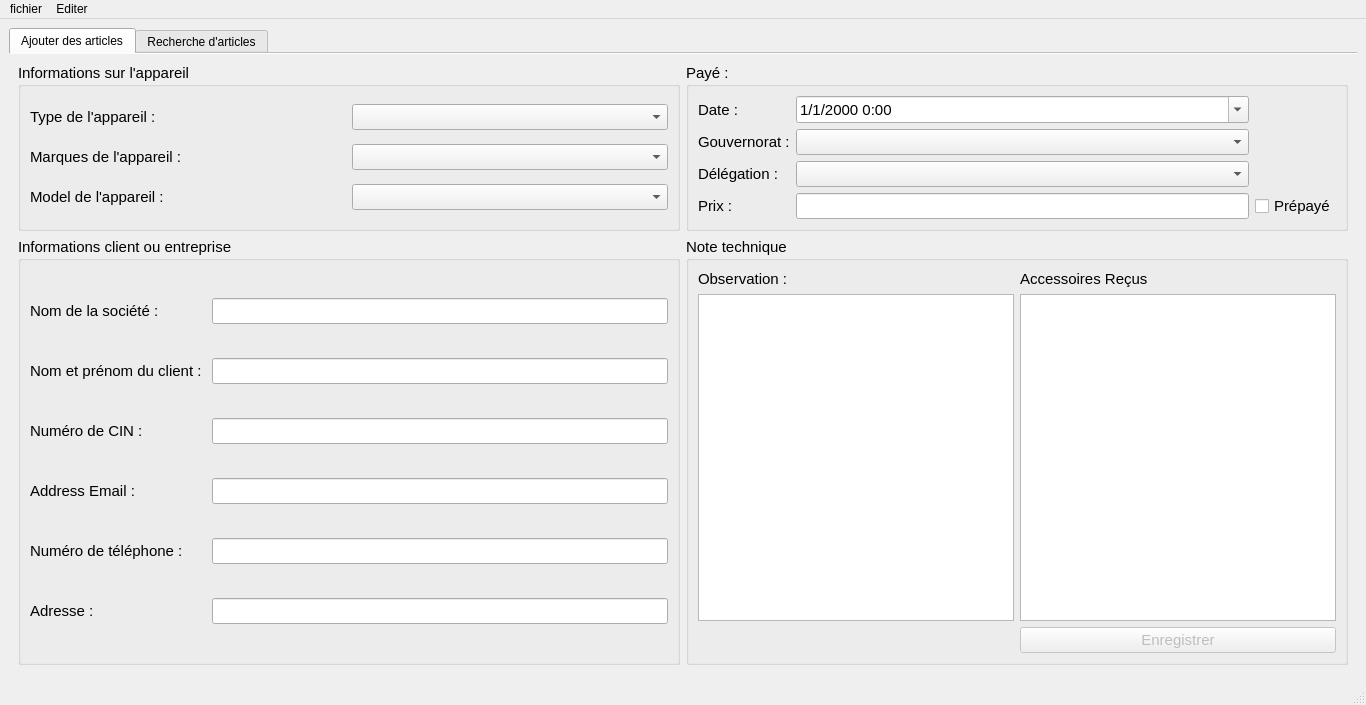
<?xml version="1.0" encoding="UTF-8"?>
<ui version="4.0">
 <class>MainWindow</class>
 <widget class="QMainWindow" name="MainWindow">
  <property name="geometry">
   <rect>
    <x>0</x>
    <y>0</y>
    <width>1366</width>
    <height>705</height>
   </rect>
  </property>
  <property name="windowTitle">
   <string>Boîte de réparation</string>
  </property>
  <property name="windowIcon">
   <iconset resource="../qrc_sources/source.qrc">
    <normaloff>:/mainIcon/icons/movil_05.jpg</normaloff>:/mainIcon/icons/movil_05.jpg</iconset>
  </property>
  <widget class="QWidget" name="centralwidget">
   <layout class="QGridLayout" name="gridLayout_11">
    <item row="0" column="0">
     <widget class="QTabWidget" name="tabWidget">
      <property name="focusPolicy">
       <enum>Qt::TabFocus</enum>
      </property>
      <property name="contextMenuPolicy">
       <enum>Qt::DefaultContextMenu</enum>
      </property>
      <property name="whatsThis">
       <string/>
      </property>
      <property name="accessibleDescription">
       <string/>
      </property>
      <property name="tabShape">
       <enum>QTabWidget::Rounded</enum>
      </property>
      <property name="currentIndex">
       <number>0</number>
      </property>
      <property name="elideMode">
       <enum>Qt::ElideNone</enum>
      </property>
      <property name="documentMode">
       <bool>true</bool>
      </property>
      <property name="tabsClosable">
       <bool>false</bool>
      </property>
      <widget class="QWidget" name="additem">
       <attribute name="icon">
        <iconset resource="../qrc_sources/source.qrc">
         <normaloff>:/additem/icons/blog.png</normaloff>:/additem/icons/blog.png</iconset>
       </attribute>
       <attribute name="title">
        <string>Ajouter des articles</string>
       </attribute>
       <layout class="QGridLayout" name="gridLayout">
        <item row="0" column="1">
         <layout class="QGridLayout" name="gridLayout_5">
          <item row="0" column="0">
           <widget class="QGroupBox" name="paid">
            <property name="font">
             <font>
              <pointsize>11</pointsize>
             </font>
            </property>
            <property name="title">
             <string>Payé :</string>
            </property>
            <layout class="QGridLayout" name="gridLayout_9">
             <item row="0" column="0">
              <widget class="QLabel" name="dateText">
               <property name="text">
                <string>Date :</string>
               </property>
              </widget>
             </item>
             <item row="0" column="1">
              <widget class="QDateTimeEdit" name="dateTimeEdit">
               <property name="locale">
                <locale language="French" country="Tunisia"/>
               </property>
               <property name="showGroupSeparator" stdset="0">
                <bool>false</bool>
               </property>
               <property name="minimumDateTime">
                <datetime>
                 <hour>0</hour>
                 <minute>0</minute>
                 <second>0</second>
                 <year>2000</year>
                 <month>1</month>
                 <day>1</day>
                </datetime>
               </property>
               <property name="currentSection">
                <enum>QDateTimeEdit::DaySection</enum>
               </property>
               <property name="displayFormat">
                <string>d/M/yyyy h:mm</string>
               </property>
               <property name="calendarPopup">
                <bool>true</bool>
               </property>
              </widget>
             </item>
             <item row="2" column="0">
              <widget class="QLabel" name="governorateText">
               <property name="text">
                <string>Gouvernorat :</string>
               </property>
              </widget>
             </item>
             <item row="2" column="1">
              <widget class="QComboBox" name="governorate"/>
             </item>
             <item row="3" column="0">
              <widget class="QLabel" name="delegationText">
               <property name="text">
                <string>Délégation :</string>
               </property>
              </widget>
             </item>
             <item row="3" column="1">
              <widget class="QComboBox" name="delegation"/>
             </item>
             <item row="4" column="0">
              <widget class="QLabel" name="label_13">
               <property name="text">
                <string>Prix : </string>
               </property>
              </widget>
             </item>
             <item row="4" column="1">
              <widget class="QLineEdit" name="price">
               <property name="acceptDrops">
                <bool>false</bool>
               </property>
               <property name="inputMethodHints">
                <set>Qt::ImhNone</set>
               </property>
               <property name="maxLength">
                <number>100</number>
               </property>
              </widget>
             </item>
             <item row="4" column="2">
              <widget class="QCheckBox" name="prepaid">
               <property name="text">
                <string>Prépayé</string>
               </property>
              </widget>
             </item>
            </layout>
           </widget>
          </item>
         </layout>
        </item>
        <item row="1" column="1">
         <layout class="QGridLayout" name="gridLayout_6">
          <item row="0" column="0">
           <widget class="QGroupBox" name="groupBox_4">
            <property name="font">
             <font>
              <pointsize>11</pointsize>
             </font>
            </property>
            <property name="title">
             <string>Note technique :</string>
            </property>
            <layout class="QGridLayout" name="gridLayout_10">
             <item row="0" column="0">
              <widget class="QLabel" name="label_14">
               <property name="text">
                <string>Observation :</string>
               </property>
              </widget>
             </item>
             <item row="0" column="1">
              <widget class="QLabel" name="label_15">
               <property name="text">
                <string>Accessoires Reçus</string>
               </property>
              </widget>
             </item>
             <item row="1" column="0">
              <widget class="QTextEdit" name="textEdit"/>
             </item>
             <item row="1" column="1">
              <widget class="QTextEdit" name="textEdit_2"/>
             </item>
             <item row="2" column="1">
              <widget class="QPushButton" name="pushButton">
               <property name="enabled">
                <bool>false</bool>
               </property>
               <property name="text">
                <string>Enregistrer</string>
               </property>
               <property name="icon">
                <iconset resource="../qrc_sources/source.qrc">
                 <normaloff>:/save/icons/save.png</normaloff>:/save/icons/save.png</iconset>
               </property>
              </widget>
             </item>
            </layout>
           </widget>
          </item>
         </layout>
        </item>
        <item row="1" column="0">
         <layout class="QGridLayout" name="gridLayout_2">
          <item row="0" column="0">
           <widget class="QGroupBox" name="customerOrCompanyInformation">
            <property name="font">
             <font>
              <pointsize>11</pointsize>
             </font>
            </property>
            <property name="title">
             <string>Informations client ou entreprise :</string>
            </property>
            <layout class="QGridLayout" name="gridLayout_8">
             <item row="0" column="0">
              <widget class="QLabel" name="companyNameText_2">
               <property name="text">
                <string>Nom de la société :</string>
               </property>
              </widget>
             </item>
             <item row="0" column="1">
              <widget class="QLineEdit" name="companyName_2"/>
             </item>
             <item row="1" column="0">
              <widget class="QLabel" name="userNameText_2">
               <property name="text">
                <string>Nom et prénom du client : </string>
               </property>
              </widget>
             </item>
             <item row="1" column="1">
              <widget class="QLineEdit" name="userNameAndLastName_2"/>
             </item>
             <item row="2" column="0">
              <widget class="QLabel" name="idNumberText_2">
               <property name="text">
                <string>Numéro de CIN :</string>
               </property>
              </widget>
             </item>
             <item row="2" column="1">
              <widget class="QLineEdit" name="idNumber_2"/>
             </item>
             <item row="3" column="0">
              <widget class="QLabel" name="addressEmailText_2">
               <property name="text">
                <string>Address Email :</string>
               </property>
              </widget>
             </item>
             <item row="3" column="1">
              <widget class="QLineEdit" name="emailAddress_2"/>
             </item>
             <item row="4" column="0">
              <widget class="QLabel" name="phoneNumberText_2">
               <property name="text">
                <string>Numéro de téléphone :</string>
               </property>
              </widget>
             </item>
             <item row="4" column="1">
              <widget class="QLineEdit" name="phoneNumber_2"/>
             </item>
             <item row="5" column="0">
              <widget class="QLabel" name="homeAddressText_2">
               <property name="text">
                <string>Adresse :</string>
               </property>
              </widget>
             </item>
             <item row="5" column="1">
              <widget class="QLineEdit" name="homeAddress_2"/>
             </item>
            </layout>
           </widget>
          </item>
         </layout>
        </item>
        <item row="0" column="0">
         <layout class="QGridLayout" name="gridLayout_4">
          <item row="0" column="0">
           <widget class="QGroupBox" name="deviceinformation">
            <property name="font">
             <font>
              <pointsize>11</pointsize>
             </font>
            </property>
            <property name="title">
             <string>Informations sur l'appareil :</string>
            </property>
            <layout class="QGridLayout" name="gridLayout_7">
             <item row="3" column="2">
              <widget class="QComboBox" name="deviceModel"/>
             </item>
             <item row="2" column="2">
              <widget class="QComboBox" name="deviceBrands"/>
             </item>
             <item row="3" column="0">
              <widget class="QLabel" name="deviceModelText">
               <property name="text">
                <string>Model de l'appareil :</string>
               </property>
              </widget>
             </item>
             <item row="2" column="0">
              <widget class="QLabel" name="deviceBrandsText">
               <property name="text">
                <string>Marques de l'appareil :</string>
               </property>
              </widget>
             </item>
             <item row="0" column="2">
              <widget class="QComboBox" name="deviceType"/>
             </item>
             <item row="0" column="0">
              <widget class="QLabel" name="deviceTypeText">
               <property name="text">
                <string>Type de l'appareil :</string>
               </property>
              </widget>
             </item>
            </layout>
           </widget>
          </item>
         </layout>
        </item>
       </layout>
      </widget>
      <widget class="QWidget" name="search">
       <attribute name="icon">
        <iconset resource="../qrc_sources/source.qrc">
         <normaloff>:/Recherche_tab_icon/icons/search.png</normaloff>:/Recherche_tab_icon/icons/search.png</iconset>
       </attribute>
       <attribute name="title">
        <string>Recherche d'articles</string>
       </attribute>
       <layout class="QGridLayout" name="gridLayout_3">
        <item row="0" column="10">
         <widget class="QPushButton" name="printer_Button">
          <property name="enabled">
           <bool>false</bool>
          </property>
          <property name="text">
           <string>Imprimer</string>
          </property>
          <property name="icon">
           <iconset resource="../qrc_sources/source.qrc">
            <normaloff>:/printer/icons/printer.png</normaloff>:/printer/icons/printer.png</iconset>
          </property>
         </widget>
        </item>
        <item row="0" column="11">
         <widget class="Line" name="line_9">
          <property name="orientation">
           <enum>Qt::Vertical</enum>
          </property>
         </widget>
        </item>
        <item row="0" column="8">
         <widget class="QPushButton" name="refresh">
          <property name="text">
           <string>Rafraîchir</string>
          </property>
          <property name="icon">
           <iconset resource="../qrc_sources/source.qrc">
            <normaloff>:/refresh/icons/loading.png</normaloff>:/refresh/icons/loading.png</iconset>
          </property>
          <property name="shortcut">
           <string>Ctrl+R</string>
          </property>
         </widget>
        </item>
        <item row="0" column="7">
         <widget class="Line" name="line_11">
          <property name="orientation">
           <enum>Qt::Vertical</enum>
          </property>
         </widget>
        </item>
        <item row="0" column="9">
         <widget class="Line" name="line_10">
          <property name="orientation">
           <enum>Qt::Vertical</enum>
          </property>
         </widget>
        </item>
        <item row="0" column="0">
         <widget class="QPushButton" name="edit_button">
          <property name="enabled">
           <bool>false</bool>
          </property>
          <property name="text">
           <string>Modifier</string>
          </property>
          <property name="icon">
           <iconset resource="../qrc_sources/source.qrc">
            <normaloff>:/Modifier/icons/edit.png</normaloff>:/Modifier/icons/edit.png</iconset>
          </property>
          <property name="shortcut">
           <string>Ctrl+M</string>
          </property>
         </widget>
        </item>
        <item row="0" column="1">
         <widget class="Line" name="line_15">
          <property name="orientation">
           <enum>Qt::Vertical</enum>
          </property>
         </widget>
        </item>
        <item row="0" column="2">
         <widget class="QPushButton" name="delet_button">
          <property name="enabled">
           <bool>false</bool>
          </property>
          <property name="text">
           <string>Supprimer</string>
          </property>
          <property name="icon">
           <iconset resource="../qrc_sources/source.qrc">
            <normaloff>:/delet/icons/delete.png</normaloff>:/delet/icons/delete.png</iconset>
          </property>
          <property name="shortcut">
           <string>Ctrl+S</string>
          </property>
         </widget>
        </item>
        <item row="0" column="4">
         <widget class="QPushButton" name="state_button">
          <property name="enabled">
           <bool>false</bool>
          </property>
          <property name="text">
           <string>Changer D'état</string>
          </property>
          <property name="icon">
           <iconset resource="../qrc_sources/source.qrc">
            <normaloff>:/state/icons/yes-or-no.png</normaloff>:/state/icons/yes-or-no.png</iconset>
          </property>
          <property name="shortcut">
           <string>Ctrl+E</string>
          </property>
         </widget>
        </item>
        <item row="0" column="6">
         <widget class="QPushButton" name="synchroniser_Button">
          <property name="text">
           <string>Synchroniser</string>
          </property>
          <property name="icon">
           <iconset resource="../qrc_sources/source.qrc">
            <normaloff>:/sync/icons/refresh.png</normaloff>:/sync/icons/refresh.png</iconset>
          </property>
         </widget>
        </item>
        <item row="0" column="3">
         <widget class="Line" name="line_13">
          <property name="orientation">
           <enum>Qt::Vertical</enum>
          </property>
         </widget>
        </item>
        <item row="0" column="5">
         <widget class="Line" name="line_12">
          <property name="orientation">
           <enum>Qt::Vertical</enum>
          </property>
         </widget>
        </item>
        <item row="1" column="0" colspan="2">
         <widget class="QGroupBox" name="groupBox">
          <property name="title">
           <string>Recherché par</string>
          </property>
          <layout class="QGridLayout" name="gridLayout_12">
           <item row="2" column="2" colspan="2">
            <widget class="QLineEdit" name="searsh_ID"/>
           </item>
           <item row="2" column="0">
            <widget class="QLabel" name="ID_label">
             <property name="text">
              <string>Ref:</string>
             </property>
            </widget>
           </item>
           <item row="0" column="3">
            <widget class="QLineEdit" name="client_searsh_line"/>
           </item>
           <item row="0" column="0" colspan="2">
            <widget class="QLabel" name="client_name_label">
             <property name="text">
              <string>Nom du client :</string>
             </property>
            </widget>
           </item>
           <item row="1" column="0" colspan="3">
            <widget class="QLabel" name="society_name_label">
             <property name="text">
              <string>Nom de la société : </string>
             </property>
            </widget>
           </item>
           <item row="4" column="0" colspan="2">
            <widget class="QLabel" name="label_9">
             <property name="text">
              <string>Lecteur QR</string>
             </property>
            </widget>
           </item>
           <item row="1" column="3">
            <widget class="QLineEdit" name="society_search_line"/>
           </item>
           <item row="3" column="2" colspan="2">
            <widget class="QPushButton" name="open_QRimage">
             <property name="text">
              <string>Emplacement du fichier</string>
             </property>
            </widget>
           </item>
           <item row="6" column="3">
            <widget class="QPushButton" name="searsh_button">
             <property name="enabled">
              <bool>false</bool>
             </property>
             <property name="text">
              <string>Chercher</string>
             </property>
             <property name="icon">
              <iconset resource="../qrc_sources/source.qrc">
               <normaloff>:/research_button/icons/research.png</normaloff>:/research_button/icons/research.png</iconset>
             </property>
            </widget>
           </item>
           <item row="3" column="0" colspan="2">
            <widget class="QLabel" name="Qr_Image_label">
             <property name="text">
              <string>QR Image :</string>
             </property>
            </widget>
           </item>
           <item row="5" column="0" colspan="4">
            <widget class="QLabel" name="using_phonelabel">
             <property name="text">
              <string>Ou vous pouvez scanner le QR avec phone</string>
             </property>
            </widget>
           </item>
           <item row="4" column="2" colspan="2">
            <widget class="QPushButton" name="openCamera">
             <property name="text">
              <string>Camera</string>
             </property>
            </widget>
           </item>
          </layout>
         </widget>
        </item>
        <item row="1" column="2" colspan="10">
         <widget class="QTableWidget" name="items_table">
          <row>
           <property name="text">
            <string>1</string>
           </property>
          </row>
          <column>
           <property name="text">
            <string>Nom du client</string>
           </property>
          </column>
          <column>
           <property name="text">
            <string>Numéro de téléphone</string>
           </property>
          </column>
          <column>
           <property name="text">
            <string>Nom de la société</string>
           </property>
          </column>
          <column>
           <property name="text">
            <string>Type de l'appareil</string>
           </property>
          </column>
          <column>
           <property name="text">
            <string>Marques de l'appareil</string>
           </property>
          </column>
          <column>
           <property name="text">
            <string>Model de l'appareil</string>
           </property>
          </column>
          <column>
           <property name="text">
            <string>Ref</string>
           </property>
          </column>
          <column>
           <property name="text">
            <string>Etat</string>
           </property>
          </column>
          <column>
           <property name="text">
            <string>Prix</string>
           </property>
          </column>
          <column>
           <property name="text">
            <string>Prépayé</string>
           </property>
          </column>
          <column>
           <property name="text">
            <string>Gouvernorat</string>
           </property>
          </column>
          <column>
           <property name="text">
            <string>Delegation</string>
           </property>
          </column>
          <column>
           <property name="text">
            <string>Address</string>
           </property>
          </column>
          <column>
           <property name="text">
            <string>CIN</string>
           </property>
          </column>
          <column>
           <property name="text">
            <string>E-mail</string>
           </property>
          </column>
          <column>
           <property name="text">
            <string>Observation</string>
           </property>
          </column>
          <column>
           <property name="text">
            <string>Accessoires</string>
           </property>
          </column>
          <column>
           <property name="text">
            <string>Date de d'entrée</string>
           </property>
          </column>
          <column>
           <property name="text">
            <string>Date de sortie</string>
           </property>
          </column>
         </widget>
        </item>
       </layout>
      </widget>
     </widget>
    </item>
   </layout>
  </widget>
  <widget class="QMenuBar" name="menubar">
   <property name="geometry">
    <rect>
     <x>0</x>
     <y>0</y>
     <width>1366</width>
     <height>21</height>
    </rect>
   </property>
   <widget class="QMenu" name="menufichier">
    <property name="title">
     <string>fichier</string>
    </property>
   </widget>
   <widget class="QMenu" name="menuEditer">
    <property name="title">
     <string>Editer</string>
    </property>
    <addaction name="actionParameter"/>
   </widget>
   <addaction name="menufichier"/>
   <addaction name="menuEditer"/>
  </widget>
  <widget class="QStatusBar" name="statusbar"/>
  <action name="actionParameter">
   <property name="text">
    <string>Parameter</string>
   </property>
  </action>
 </widget>
 <resources>
  <include location="../qrc_sources/source.qrc"/>
 </resources>
 <connections/>
</ui>
